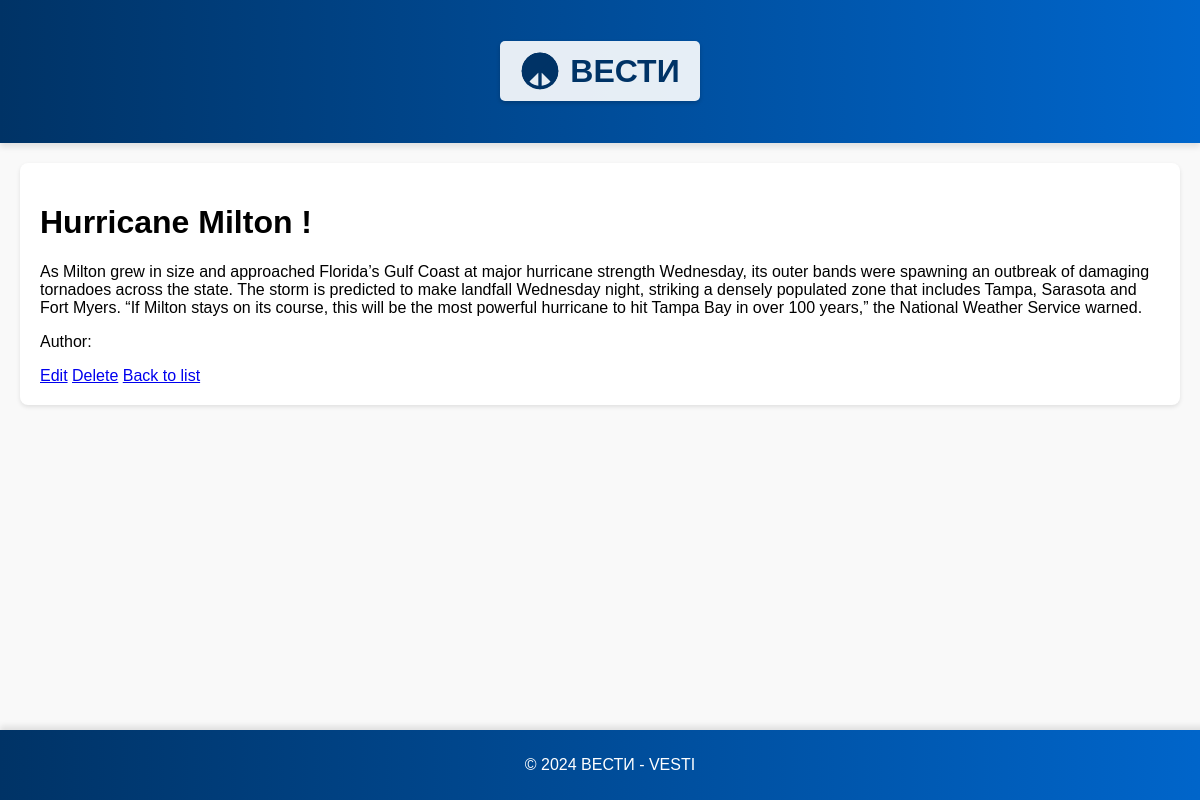
/news/3/, run on the app's committed database.
### simpleapp/models.py (models this page shows, shortened)
class Post(models.Model):
    ARTICLE = 'AR'
    NEWS = 'NW'
    POST_TYPES = [
        (ARTICLE, 'Статья'),
        (NEWS, 'Новость'),
    ]
    author = models.ForeignKey(Author, on_delete=models.CASCADE)
    type = models.CharField(max_length=2, choices=POST_TYPES, default=ARTICLE)
    created_at = models.DateTimeField(auto_now_add=True)
    categories = models.ManyToManyField(Category, through='PostCategory')
    title = models.CharField(max_length=255)
    content = models.TextField()
    rating = models.IntegerField(default=0)

### simpleapp/views.py (the view)
# urls.py: path('news/<int:pk>/', NewsDetailView.as_view(), name='news_detail'),
class NewsDetailView(DetailView):
    model = Post
    template_name = 'news_detail.html'
    context_object_name = 'post'

### simpleapp/templates/news_detail.html
{% extends 'default.html' %}
{% block content %}
  <h1>{{ post.title }}</h1>
  <p>{{ post.content }}</p>
  <p>Author: {{ post.author.username }}</p>
  <a href="{% url 'news_edit' post.pk %}">Edit</a>
  <a href="{% url 'news_delete' post.pk %}">Delete</a>
  <a href="{% url 'news_list' %}">Back to list</a>
{% endblock %}

### simpleapp/templates/default.html (style rules this page uses)
body { font-family: Arial, sans-serif; background-color: #f9f9f9; margin: 0; padding: 0; }

### data on the page
Post: title "Hurricane Milton !", content "As Milton grew in size and approached Florida’s Gulf Coast at major hurricane strength Wednesday, its outer bands were spawning an outbreak of damaging tornadoes across the state. The storm is predicted to make landfall Wednesday night, striking a densely populated zone that includes Tampa, Sarasota and Fort Myers. “If Milton stays on its course, this will be the most powerful hurricane to hit Tampa Bay in over 100 years,” the National Weather Service warned."
